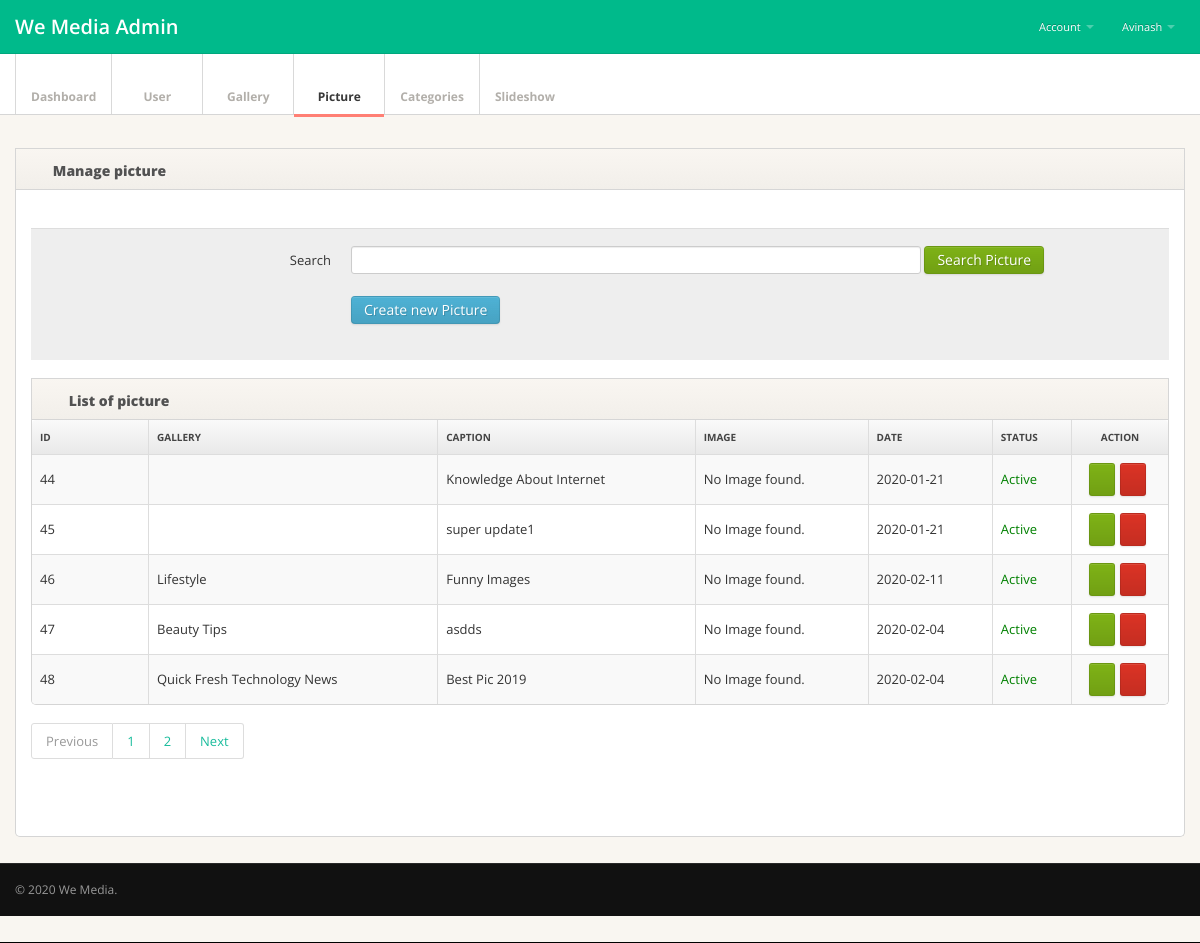
The app's page /Super_Admin/picture.php (signed in), older data.
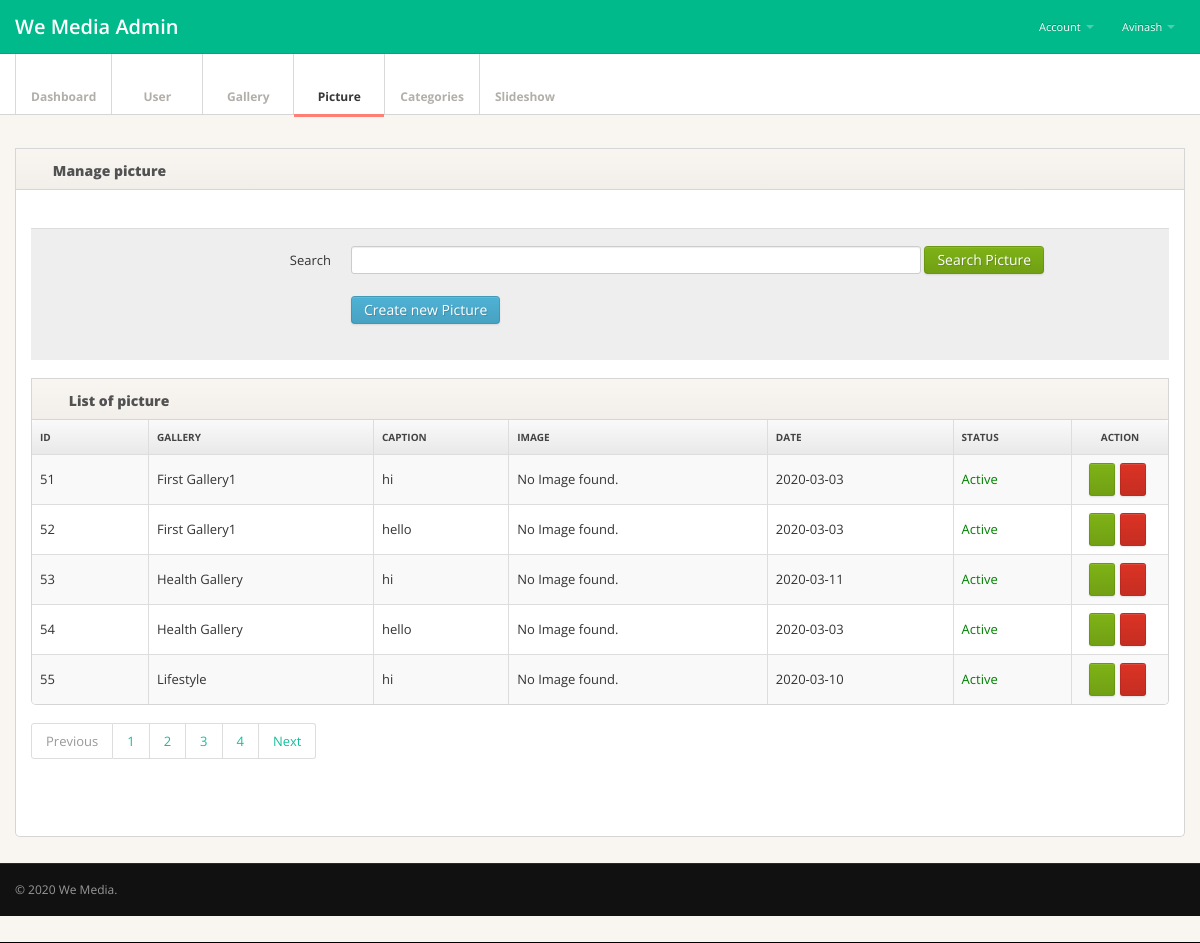
The same page, newer data.
### tables this page shows
CREATE TABLE `tbl_picture` (
  `id` int(5) NOT NULL,
  `gallery_id` int(5) DEFAULT NULL,
  `caption` varchar(255) DEFAULT NULL,
  `image` varchar(100) DEFAULT NULL,
  `c_date` date DEFAULT NULL,
  `date` timestamp NOT NULL DEFAULT CURRENT_TIMESTAMP ON UPDATE CURRENT_TIMESTAMP,
  `status` tinyint(1) NOT NULL DEFAULT '1'
);

CREATE TABLE `tbl_gallery` (
  `id` int(5) NOT NULL,
  `title` varchar(200) DEFAULT NULL,
  `url` varchar(200) DEFAULT NULL,
  `seo_title` varchar(200) DEFAULT NULL,
  `seo_desc` varchar(200) DEFAULT NULL,
  `location` varchar(50) DEFAULT NULL,
  `c_date` date NOT NULL,
  `date` timestamp NULL DEFAULT CURRENT_TIMESTAMP ON UPDATE CURRENT_TIMESTAMP,
  `status` tinyint(1) DEFAULT '1'
);

### Super_Admin/engine/engine.php (called while the page is built, shortened)
<?php
$select="";
@$page=$_GET["page"];
  if($page=="" || $page==1)
  {
      @$page1=0;
  }
  else
  {
      @$page1=($page*5)-5;
  }
  if($type=='user'){
    $select= mysqli_query($con,"select * from tbl_module_$type limit $page1,5");
   }else{
       $select= mysqli_query($con,"select * from tbl_$type limit $page1,5");
   }
if($type=='user'){
    $sql1= mysqli_query($con,"select * from tbl_module_$type ");
   }else{
       $sql1= mysqli_query($con,"select * from tbl_$type ");
   }
@$total_rec=mysqli_num_rows($sql1);
$total_pages=ceil($total_rec/5);
if(isset($_POST['search'])){
	if($_POST['keyword']==NULL){
    $error="Please Enter Hint Like ID or Title or caption to search ";
    $sql=$select;
  }
else{
  $searchkey = $_POST['keyword'];
  if($type=="picture" || $type=="slideshow"){
    $sql=mysqli_query($con,"select * from tbl_$type where caption like '%$searchkey%' or id like '%$searchkey%' and deletion='1'");
    }
    if($type=="gallery" || $type=="categories"){
      $sql=mysqli_query($con,"select * from tbl_$type where title like '%$searchkey%' or id like '%$searchkey%' and deletion='1'");
      }
      if($type=="qna"){
        $sql=mysqli_query($con,"select * from tbl_$type where question like '%$searchkey%' or id like '%$searchkey%' and deletion='1'");
        }
        if($type=="feedbcak"){
          $sql=mysqli_query($con,"select * from tbl_$type where subject like '%$searchkey%' or message like '%$searchkey%' or id like '%$searchkey%' and deletion='1'");
          }
          if($type=="user"){
            $sql=mysqli_query($con,"select * from tbl_module_$type where user_name like '%$searchkey%' or first_name like '%$searchkey%' or id like '%$searchkey%' or last_name like '%$searchkey%' or email like '%$searchkey%' and deletion='1'");
            }
}
}else{
  $sql=$select;
  }
?>

### Super_Admin/Manager/picture/tbl.php (the view, shortened to what this page needs)
						<div class="tab-pane active" id="formcontrols">
						<form id="edit-profile" class="form-horizontal" action="<?php echo $_SERVER['PHP_SELF'];?>" method="post">
							<fieldset>
                <div class="form-actions">
                <div class="control-group">
									<label class="control-label" for="title">Search</label>
									<div class="controls">
										<input type="text" class="span6" id="title" name="keyword" >
                      <button class="btn btn-success" name="search">Search <?php echo ucfirst($type);?></button>
                      <br><br>
                      <button class="btn btn-info" name="create">Create new <?php echo ucfirst($type);?></button>
                  	</div>
								</div>
										</div>
       								 <div class="widget widget-table action-table">
          								<div class="widget-header"> <i class="icon-th-list"></i>
           								 <h3>List of <?php echo $type;?></h3>
         									 </div>
          									<div class="widget-content">
           							 <table class="table table-striped table-bordered">
              <thead>
                <tr>
                  <th style="width: 100px;"> Id </th>
                  <th> Gallery</th>
                  <th> Caption</th>
                  <th> Image</th>
                  <th>Date</th>
                  <th>Status</th>
                  <th class="td-actions">Action </th>
                </tr>
              </thead>
              <tbody>
              <?php
              while($row=mysqli_fetch_array($sql)){
              ?>
                <tr>
                  <td> <?php echo $row['id'];?> </td>
                  <td> <?php
                  $a=$row['gallery_id'];
                  $tfnd=mysqli_query($con,"select * from tbl_gallery where id=$a ");
                  $fn=mysqli_fetch_array($tfnd);
                  echo $fn['title'];?> </td>
                  <td> <?php echo $row['caption'];?> </td>
                  <td><?php
      if(file_exists($imgPath.$row['gallery_id']."/".$row['image']) && !empty($row['image'])){
?>
      <img src="<?php echo $imgPath.$row['gallery_id']."/".$row['image']; ?>" width="80"/>
      <?php
}else echo "No Image found.";
?></td>
                  <td><?php echo $row['c_date'];?></td>
                  <td>
<a href="?status=<?php echo $row['id']; ?>" style="color:<?php echo $row['status']?'green':'red'; ?>" onclick="return confirm('Are you sure to change the status of item?')">
<?php echo $row['status']?'Active':'in-active'; ?></td>
                  <td class="td-actions"><a href="?edit=<?php echo $row['id']; ?>" class="btn btn-small btn-success"><i class="btn-icon-only icon-pencil"> </i></a><a href="?del=<?php echo $row['id']; ?>" class="btn btn-danger btn-small"><i class="btn-icon-only icon-remove"> </i></a></td>
                </tr>
              <?php
              }
              ?>
              </tbody>
            </table>
          </div>
          <ul class="pagination">
                                  <li class="paginate_button previous <?php if($page<$total_pages){ echo "disabled";} ?>" id="DataTables_Table_0_previous">
                                  <a href="?page=1" aria-controls="DataTables_Table_0" data-dt-idx="0" tabindex="0">Previous</a></li>
                                  <?php
                                  for($i=1;$i<=$total_pages;$i++)
                                  {
                                      ?>
                                      <li class="paginate_button <?php echo ($i==$_GET['page'])?'active':'';?>"><a href="?page=<?php echo $i;?>" aria-controls="DataTables_Table_0" data-dt-idx="1" tabindex="0"><?php echo $i;?></a></li>
                                  <?php }
                                  ?>
                                  <li class="paginate_button previous <?php if($page>=$total_pages){ echo "disabled";} ?>" id="DataTables_Table_0_previous">
                                  <a href="?page=<?php echo $total_pages;?>" aria-controls="DataTables_Table_0" data-dt-idx="0" tabindex="0">Next</a></li>
                                  </ul>
        </div>
								</fieldset>
							</form>
						</div>

### Super_Admin/Includes/header.php (shortened to what this page needs)
<?php
include "includes/dbconfig.php";
include "engine/engine.php";
?>
<!DOCTYPE html>
<html lang="en">
<head>
<link href="css/bootstrap.min.css" rel="stylesheet">
<link href="css/bootstrap-responsive.min.css" rel="stylesheet">
<link href="css/font-awesome.css" rel="stylesheet">
<link href="css/style.css" rel="stylesheet">
<link href="css/pages/dashboard.css" rel="stylesheet">
<link href="css/pages/plans.css" rel="stylesheet">
</head>
<body>
<div class="navbar navbar-fixed-top">
  <div class="navbar-inner">
    <div class="container"> <a class="brand" href="index.php">We Media Admin </a>
      <div class="nav-collapse">
        <ul class="nav pull-right">
          <li class="dropdown"><a href="#" class="dropdown-toggle" data-toggle="dropdown"><i
                            class="icon-cog"></i> Account <b class="caret"></b></a>
          </li>
          <li class="dropdown"><a href="#" class="dropdown-toggle" data-toggle="dropdown"><i
                            class="icon-user"></i><?php echo $_SESSION['newAccount-AdminLogin'];?> <b class="caret"></b></a>
          </li>
        </ul>
      </div>
    </div>
  </div>
</div>
<div class="subnavbar">
  <div class="subnavbar-inner">
    <div class="container">
      <ul class="mainnav">
        <li <?php echo $type == "index"?'class="active"':'';?>><a href="index.php"><i class="icon-dashboard"></i><span>Dashboard</span> </a> </li>
        <li <?php echo $type == "user"?'class="active"':'';?>><a href="user.php"><i class="icon-user"></i><span>User</span> </a> </li>
        <li <?php echo $type == "gallery"?'class="active"':'';?>><a href="gallery.php"><i class="icon-play-circle"></i><span>Gallery</span> </a> </li>
        <li <?php echo $type == "picture"?'class="active"':'';?>><a href="picture.php"><i class="icon-picture"></i><span>Picture</span> </a> </li>
        <li <?php echo $type == "categories"?'class="active"':'';?>><a href="categories.php"><i class="icon-tag"></i><span>Categories</span> </a> </li>
        <li <?php echo $type == "slideshow"?'class="active"':'';?>><a href="slideshow.php"><i class="icon-play"></i><span>Slideshow</span> </a> </li>
        </ul>
    </div>
  </div>
</div>

### Super_Admin/picture.php (shortened to what this page needs)
<?php
$type="picture";
$imgPath = "image/gallery/";
include "includes/header.php";
?>
<div class="main">
	<div class="main-inner">
	    <div class="container">
	      <div class="row">
	      	<div class="span12">
	      		<div class="widget ">
	      			<div class="widget-header">
	      				<i class="icon-picture"></i>
	      				<h3><?php
						 	 if(isset($_GET['c_picture']) || isset($_POST['create']) || isset($_GET['edit'])){
									echo "Create ";
							  }else{
								echo "Manage ";
							  }
						   echo $type;?></h3>
	  				</div>
					<div class="widget-content">
						<div class="tabbable">
						<div class="tab-content">
                            <?php
							if(isset($_GET['c_picture']) || isset($_POST['create']) || isset($_GET['edit'])){
								include "Manager/$type/form.php";
							}
							else{
									include "Manager/$type/tbl.php";
							}
							?>
						</div>
					</div>
				</div>
		    </div>
	      </div>
	    </div>
	</div>
</div>
<?php
include "includes/footer.php";
?>

### Super_Admin/Includes/footer.php (shortened to what this page needs)
<div class="footer">
  <div class="footer-inner">
    <div class="container">
      <div class="row">
        <div class="span12"> &copy; 2020 <a href="#">We Media</a>. </div>
      </div>
    </div>
  </div>
</div>
</body>
</html>

### Super_Admin/css/style.css (style rules this page uses)
body { background: #f9f6f1; font: 13px/1.7em 'Open Sans'; }
input, button, select, textarea { font-family: 'Open Sans'; }
.btn-icon-only { padding-right: 3px; padding-left: 3px; }
.table td { vertical-align: middle; }
.table-bordered th { background: #E9E9E9; background:-moz-linear-gradient(top, #FAFAFA 0%, #E9E9E9 100%); background:-webkit-gradient(linear, left top, left bottom, color-stop(0%,#FAFAFA), color-stop(100%,#E9E9E9)); background:-webkit-linear-gradient(top, #FAFAFA 0%,#E9E9E9 100%); background:-o-linear-gradient(top, #FAFAFA 0%,#E9E9E9 100%); background:-ms-linear-gradient(top, #FAFAFA 0%,#E9E9E9 100%); background:linear-gradient(top, #FAFAFA 0%,#E9E9E9 100%); filter: progid:DXImageTransform.Microsoft.gradient(startColorstr='#FAFAFA', endColorstr='#E9E9E9'); -ms-filter: "progid:DXImageTransform.Microsoft.gradient(startColorstr='#FAFAFA', endColorstr='#E9E9E9')"; font-size: 10px; color: #444; text-transform: uppercase; }
.navbar .container { position: relative; }
.navbar-inner { padding: 7px 0; background: #00ba8b !important; -moz-border-radius: 0; -webkit-border-radius: 0; border-radius: 0; }
.navbar-fixed-top { position: static; }
.navbar .nav a { font-size: 11px; }
.navbar .nav>li>a { color:#fff !important; }
.navbar .brand { font-weight: 600; position: relative; top: 2px; }
.subnavbar { margin-bottom: 2.5em; }
.subnavbar-inner { height: 60px; background: #fff; border-bottom: 1px solid #d6d6d6; }
.subnavbar .container > ul { display: inline-block; height: 80px; padding: 0; margin: 0; }
.subnavbar .container > ul > li { float: left; min-width: 90px; height: 60px; padding: 0; margin: 0; text-align: center; list-style: none; border-left: 1px solid #d9d9d9; }
.subnavbar .container > ul > li > a { display: block; height: 100%; padding: 0 15px; font-size: 12px; font-weight: bold; color: #b2afaa; }
.subnavbar .container > ul > li > a > i { display: inline-block; width: 24px; height: 24px; margin-top: 11px; margin-bottom: -3px; font-size: 20px; }
.subnavbar .container > ul > li > a > span { display: block; }
.subnavbar .container > ul > li.active > a { border-bottom:3px solid #ff7f74; color: #383838; }
.main { padding-bottom: 2em; border-bottom: 1px solid #000; }
.footer { margin-top: 0; border-top: 1px solid #292929; }
.footer-inner { padding: 15px 0; font-size: 12px; background: #111; color: #999; }
.footer a { color: #999; }
.widget { position: relative; clear: both; width: auto; margin-bottom: 2em; overflow: hidden; }
.widget-header { position: relative; height: 40px; line-height: 40px; background: #f9f6f1; background:-moz-linear-gradient(top, #f9f6f1 0%, #f2efea 100%); background:-webkit-gradient(linear, left top, left bottom, color-stop(0%,#f9f6f1), color-stop(100%,#f2efea)); background:-webkit-linear-gradient(top, #f9f6f1 0%,#f2efea 100%); background:-o-linear-gradient(top, #f9f6f1 0%,#f2efea 100%); background:-ms-linear-gradient(top, #f9f6f1 0%,#f2efea 100%); background:linear-gradient(top, #f9f6f1 0%,#f2efea 100%); filter: progid:DXImageTransform.Microsoft.gradient(startColorstr='#f9f6f1', endColorstr='#f2efea'); -ms-filter: "progid:DXImageTransform.Microsoft.gradient(startColorstr='#f9f6f1', endColorstr='#f2efea')"; border: 1px solid #d6d6d6; -webkit-background-clip: padding-box; }
.widget-header h3 { position: relative; top: 2px; left: 10px; display: inline-block; margin-right: 3em; font-size: 14px; font-weight: 800; color: #525252; line-height: 18px; text-shadow: 1px 1px 2px rgba(255,255,255,.5); }
.widget-header [class^="icon-"], .widget-header [class*=" icon-"] { display: inline-block; margin-left: 13px; margin-right: -2px; font-size: 16px; color: #555; vertical-align: middle; }
.widget-content { padding: 20px 15px 15px; background: #FFF; border: 1px solid #D5D5D5; -moz-border-radius: 5px; -webkit-border-radius: 5px; border-radius: 5px; }
.widget-header+.widget-content { border-top: none; -webkit-border-top-left-radius: 0; -webkit-border-top-right-radius: 0; -moz-border-radius-topleft: 0; -moz-border-radius-topright: 0; border-top-left-radius: 0; border-top-right-radius: 0; }
.widget-content:before, .widget-content:after { content:""; display:table; }
.widget-content:after { clear:both; }
.widget-content { zoom:1; }
.widget-table .widget-content { padding: 0; }
.widget-table .table { margin-bottom: 0; border: none; }
.widget-table .table tr td:first-child { border-left: none; }
.widget-table .table tr th:first-child { border-left: none; }

Row changes from the older to the newer data that the page shows:
removed tbl_picture: id "44", caption "Knowledge About Internet", image "No Image found.", c_date "2020-01-21", status "Active"
removed tbl_picture: id "45", caption "super update1", image "No Image found.", c_date "2020-01-21", status "Active"
removed tbl_picture: id "46", gallery.title "Lifestyle", caption "Funny Images", image "No Image found.", c_date "2020-02-11", status "Active"
removed tbl_picture: id "47", gallery.title "Beauty Tips", caption "asdds", image "No Image found.", c_date "2020-02-04", status "Active"
removed tbl_picture: id "48", gallery.title "Quick Fresh Technology News", caption "Best Pic 2019", image "No Image found.", c_date "2020-02-04", status "Active"
added tbl_picture: id "51", gallery.title "First Gallery1", caption "hi", image "No Image found.", c_date "2020-03-03", status "Active"
added tbl_picture: id "52", gallery.title "First Gallery1", caption "hello", image "No Image found.", c_date "2020-03-03", status "Active"
added tbl_picture: id "53", gallery.title "Health Gallery", caption "hi", image "No Image found.", c_date "2020-03-11", status "Active"
added tbl_picture: id "54", gallery.title "Health Gallery", caption "hello", image "No Image found.", c_date "2020-03-03", status "Active"
added tbl_picture: id "55", gallery.title "Lifestyle", caption "hi", image "No Image found.", c_date "2020-03-10", status "Active"
Text that changed along with them:
new list line: "3"
new list line: "4"
